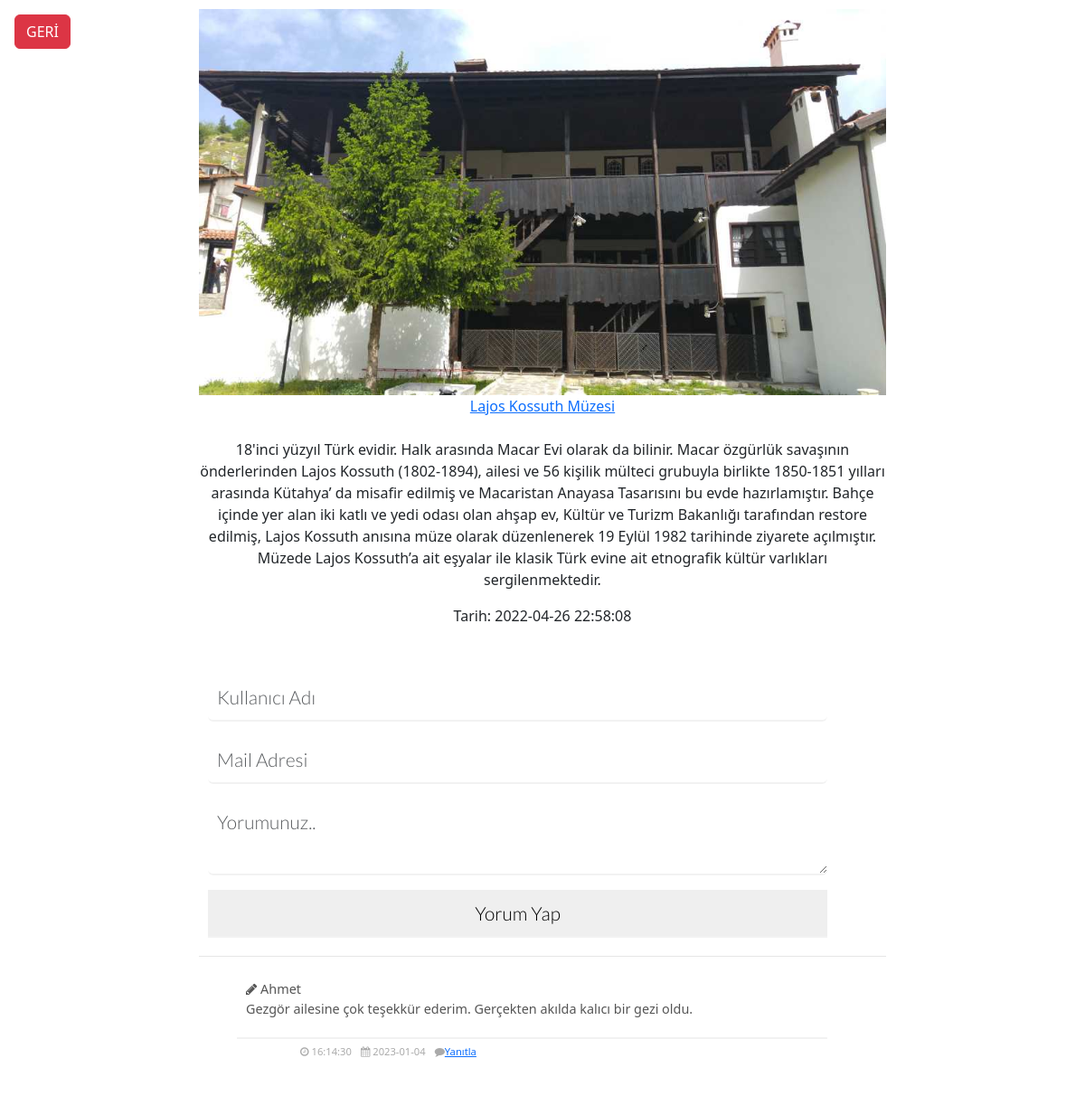
/icerik.php?seo=lajos-kossuth-muzesi, run on the app's committed database.
### tables this page shows
CREATE TABLE `icerikler` (
  `icerik_tarih` datetime NOT NULL DEFAULT current_timestamp(),
  `id` int(11) NOT NULL,
  `seo` varchar(100) NOT NULL,
  `img` varchar(100) NOT NULL,
  `konu` varchar(100) NOT NULL,
  `metin` varchar(5000) NOT NULL
);

CREATE TABLE `yorumlar` (
  `id` int(20) NOT NULL,
  `icerik_id` int(20) NOT NULL,
  `kullanici_ad` varchar(50) NOT NULL,
  `mail` varchar(40) NOT NULL,
  `yorum` varchar(280) NOT NULL,
  `yorum_alt` int(20) NOT NULL,
  `tarih` datetime NOT NULL DEFAULT current_timestamp()
);

### icerik.php (the view, shortened to what this page needs)
<!DOCTYPE html>
<html>
<head>
	<link href="css/commentStyle.css" rel="stylesheet"/>
	<link href="https://cdn.jsdelivr.net/npm/bootstrap@5.3.0-alpha1/dist/css/bootstrap.min.css" rel="stylesheet">
</head>
<body>
	<nav>
		<div class="">
			<a class="btn btn-danger m-3 position-absolute" href="./"> GERİ</a>
		</div>
	</nav>
	<div class="comment_block" style="margin-bottom: 100px;">
		<?php
		include 'baglan.php';
		$icerik=$db->prepare("select * from icerikler where seo=:seo");
		$icerik->execute(array('seo' => $_GET['seo']));
		$icerikgetir=$icerik->fetch(PDO::FETCH_ASSOC);
		?>
		<div style="text-align: center;">
			<img src="<?php echo $icerikgetir['img'];?>" width="100%">
			<div class="sub">
				<a href="<?php echo $icerikgetir['seo'];?>"><?php echo $icerikgetir['konu'];?></a>
			</div><br>
			<p class="metin"><?php echo $icerikgetir['metin'];?></p>
			<p class="metin">Tarih: <?php echo ($icerikgetir['icerik_tarih']);?></p>
		</div>
		<div class="create_new_comment">
			<form method="POST" id="yorum">
				<div class="input_comment">
					<input class="form-control mt-3" type="text" id="kullanici_ad" name="kullanici_ad" placeholder="Kullanıcı Adı">
				</div>		 	<div class="input_comment">
					<input class="form-control mt-3" type="mail" id="mail" name="mail" placeholder="Mail Adresi">
				</div>		 	<div class="input_comment">
					<textarea class="form-control mt-3" type="text" id="yorum_text" name="yorum" placeholder="Yorumunuz.."></textarea>
				</div>
				<div class="input_comment">
					<input class="mt-3" type="button" name="ekle" id="ekle" value="Yorum Yap">
				</div>
			</div>
			<div class="new_comment">
				<ul class="user_comment">
					<?php
function yorum($id,$array,$alt){
						global $db;
  if(!empty($id)){
  	$comment = array("all" => array(),
  		"alt" => array()
    );
  	$yorum=$db->prepare("SELECT * FROM yorumlar WHERE icerik_id=:icerik_id ORDER BY tarih DESC");
  	$yorum->execute(array("icerik_id" => $id));
  	while($liste = $yorum->fetch(PDO::FETCH_ASSOC)){
  if($liste["yorum_alt"] > 0){
  	$comment["alt"][$liste["yorum_alt"]][$liste["id"]] = $liste;
  }else{
  	$comment["all"][$liste["id"]] = $liste;
  }
}
  $for = $comment["all"];
  }else{
  	$for= $array;
  }
  foreach($for as $liste)
  	{if(isset($liste["id"])){
  		?>
  		<li id="<?php echo $liste["id"]; ?>">
  			<div class="comment_body">
  				<i class="fa fa-pencil"></i> <span class="user"><?php echo $liste["kullanici_ad"]; ?></span><p><?php echo $liste["yorum"]; ?></p>
  			</div>
  			<div class="comment_toolbar">
  				<div class="comment_details">
  					<ul>
  						<li><i class="fa fa-clock-o"></i> <?php echo date("H:i:s",strtotime($liste["tarih"])); ?></li>
  						<li><i class="fa fa-calendar"></i> <?php echo date("Y-m-d",strtotime($liste["tarih"])) ?></li>
  						<li><i class="fa fa-comment"></i><a href="?comment=<?php echo $liste["id"]; ?>">Yanıtla</a></li>
  					</ul>
  				</div>
  			</div>
			 </li>
			<?php }}}
yorum($icerikgetir['id'],"","");
?>
</ul>
</div>
</div>
</body>
</html>

### css/commentStyle.css (style rules this page uses)
*, *:before, *:after { margin: 0; padding: 0; -webkit-box-sizing: border-box; transition: all 0.2s ease; }
body, html { height: 100%; width: 100%; }
body { font-family: "Lato", sans-serif; font-size: 1rem; color: #333; background-color: #f4f4f4; }
.comment_block { width: 65%; height: 100%; margin: 0 auto; padding: 10px; }
.comment_block .create_new_comment { width: 100%; padding: 20px 0; }
.comment_block .create_new_comment .input_comment { display: inline-block; vertical-align: middle; margin-left: 10px; width: calc(100% - 75px); }
.comment_block .create_new_comment .input_comment input { width: 100%; font-family: "Lato", sans-serif; font-weight: 300; font-size: 1.3rem; padding: 10px; border: none; border-bottom: 2px solid #f2f2f2; }
.comment_block .create_new_comment .input_comment textarea { width: 100%; font-family: "Lato", sans-serif; font-weight: 300; font-size: 1.3rem; padding: 10px; border: none; border-bottom: 2px solid #f2f2f2; }
.comment_block .new_comment { width: 100%; height: auto; padding: 20px 0; border-top: 1px solid #e6e6e6; }
.comment_block .new_comment .user_comment { list-style-type: none; }
.comment_block .new_comment .comment_body { display: inline-block; vertical-align: middle; width: calc(100% - 75px); min-height: 65px; margin-left: 10px; padding: 5px 10px; font-size: .9rem; color: #555; background-color: #FFF; border-bottom: 2px solid #f2f2f2; }
.comment_block .new_comment .comment_toolbar { width: 100%; }
.comment_block .new_comment .comment_toolbar ul { list-style-type: none; padding-left: 75px; font-size: 0; }
.comment_block .new_comment .comment_toolbar ul li { display: inline-block; padding: 5px; font-size: .7rem; color: #aaa; }
.comment_block .new_comment .comment_toolbar .comment_details { display: inline-block; vertical-align: middle; width: 70%; text-align: left; }

### data on the page
icerikler: img (picture), konu "Lajos Kossuth Müzesi", metin "18'inci yüzyıl Türk evidir. Halk arasında Macar Evi olarak da bilinir. Macar özgürlük savaşının önderlerinden Lajos Kossuth (1802-1894), ailesi ve 56 kişilik mülteci grubuyla birlikte 1850-1851 yılları arasında Kütahya’ da misafir edilmiş ve Macaristan Anayasa Tasarısını bu evde hazırlamıştır. Bahçe içinde yer alan iki katlı ve yedi odası olan ahşap ev, Kültür ve Turizm Bakanlığı tarafından restore edilmiş, Lajos Kossuth anısına müze olarak düzenlenerek 19 Eylül 1982 tarihinde ziyarete açılmıştır. Müzede Lajos Kossuth’a ait eşyalar ile klasik Türk evine ait etnografik kültür varlıkları sergilenmektedir.", icerik_tarih "2022-04-26 22:58:08"
yorumlar: kullanici_ad "Ahmet", yorum "Gezgör ailesine çok teşekkür ederim. Gerçekten akılda kalıcı bir gezi oldu.", tarih "16:14:30", tarih "2023-01-04"
